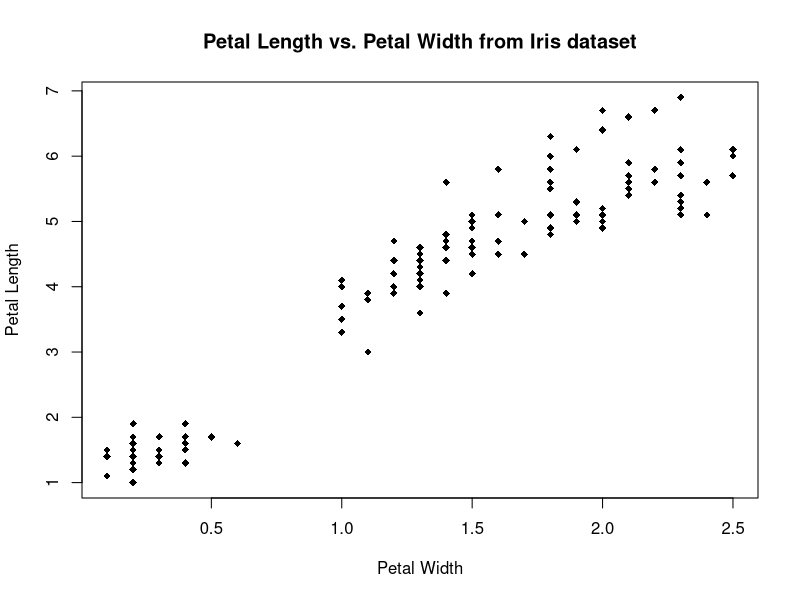
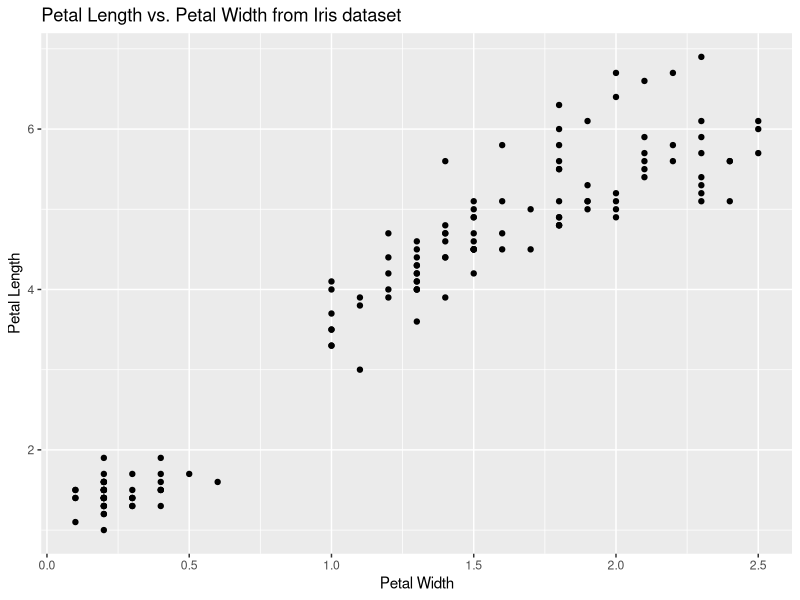
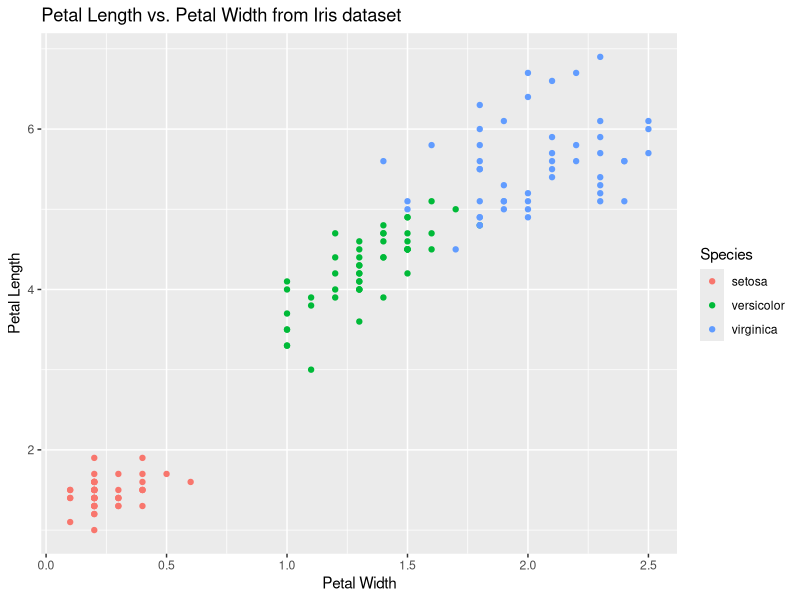
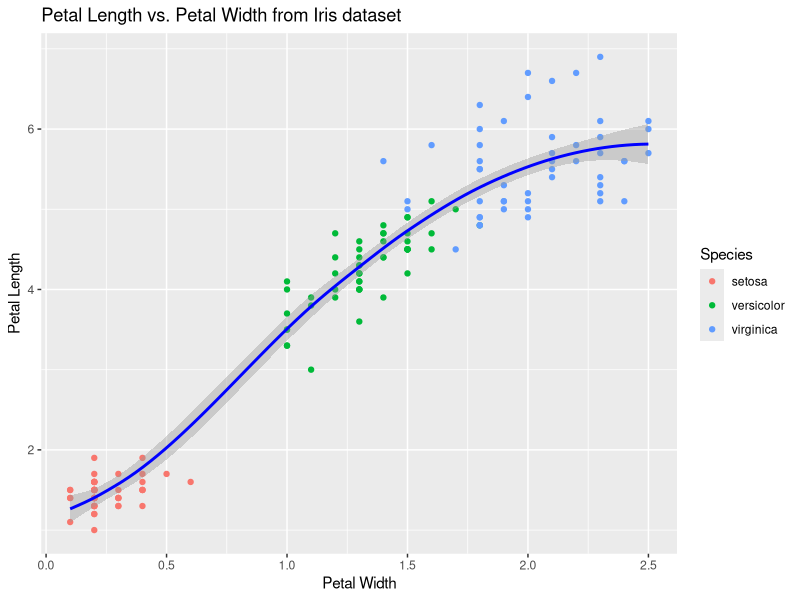
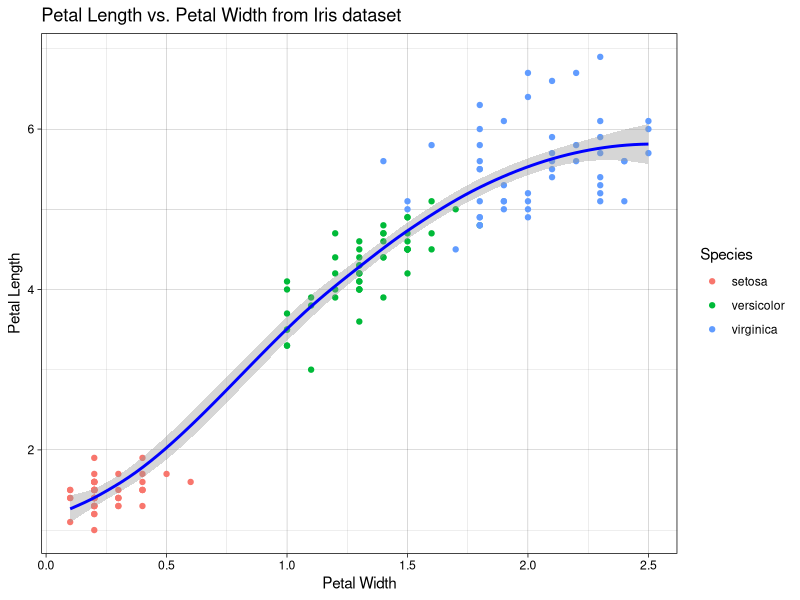
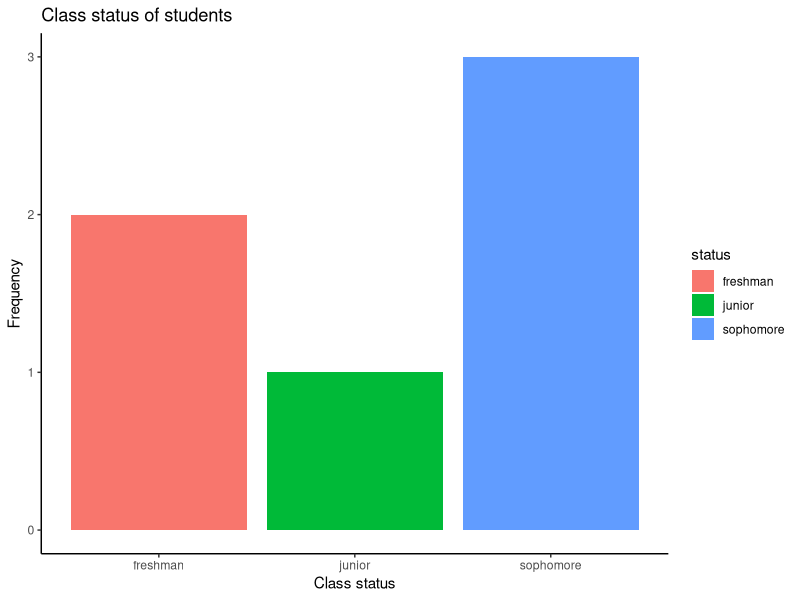
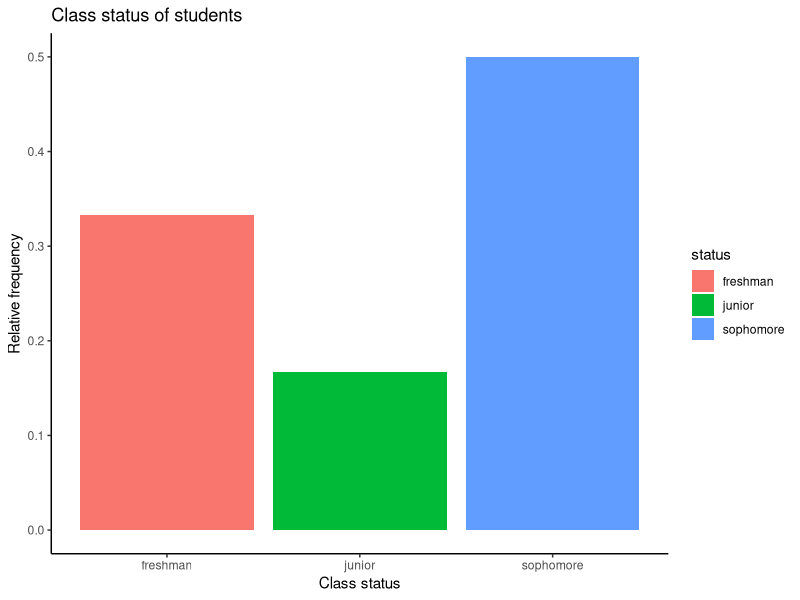
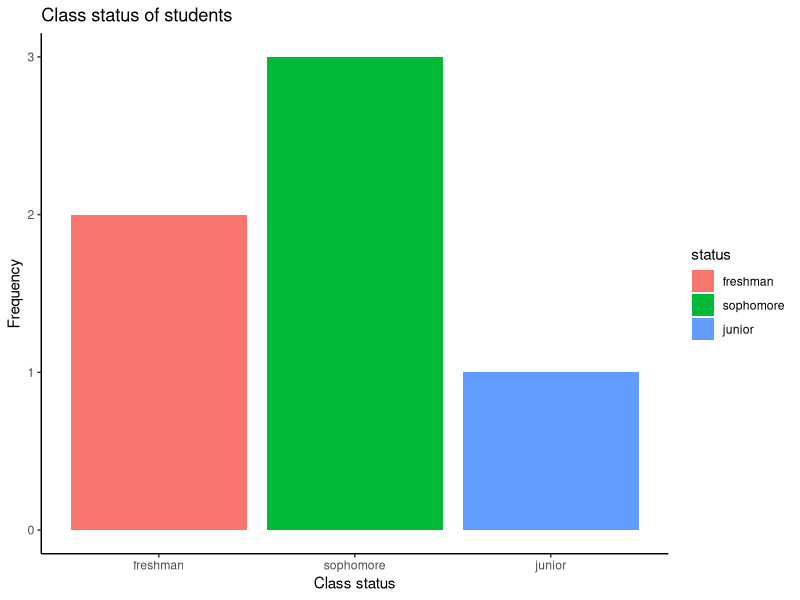

Recreate these plots in R, in order.
##########################################################################
## Generating plots in R using ggplot
##########################################################################

##########################################################################
## a data.frame is a table (like a matrix) where columns
## can be accessed by name (like a list) and where
## columns can be of different types. Data.frames are the standard 
## storage object for use in data analysis
##########################################################################

# the iris dataset (one of many built-in datasets in R) gives an 
# example of a data.frame
View(iris)
head(iris)

# Since a data.frame is stored like a list, where each column is an element
# of the list,we have three ways of accessing a column:
iris$Species
iris[['Species']]
iris[[5]]

###########################################################
# ggplot provides a powerful framework for generating
# complex graphics, based on a philosophy/language of 
# visualization that separates the data, the aesthetics,
# and the plotting layer
###########################################################

# First, we will look at a simple scatterplot using the 
# 'base' plot function in R
plot(iris$Petal.Width, iris$Petal.Length, pch = 18, 
     xlab = "Petal Width", ylab = "Petal Length",
     main = "Petal Length vs. Petal Width from Iris dataset")

# Now generate similar scatterplots using ggplot
library(ggplot2)

####################################################################
# ggplot examples -- we will generally use this format
# ggplot(data, aes(x,y)) + layer(aes(...)) + labels + ...
#    data - the data.frame containing data to plot
#    aes - an aesthetic mapping, specifying the x- and y-values
#             to plot, and optionally the coloring to use. 
#             If specified in ggplot(), mapping applies to all layers
#    layer - the type of plot, e.g., geom_point() for a scatterplot, 
#             geom_bar() for a bar plot, etc
#    labels - ggtitle(), labs(x = "x label", y = "ylabel")
####################################################################


########################################################################
# A scotterplot plots (x,y) pairs of numerical values
# scatterplot: ggplot(data, aes(x,y)) + geom_point(aes(color = color))
########################################################################
ggplot(iris, aes(x=Petal.Width, y = Petal.Length)) +
      geom_point() + 
      ggtitle("Petal Length vs. Petal Width from Iris dataset") +
      labs(x = "Petal Width", y = "Petal Length")

# we can color the points by specifying the color (or colour) aesthetic
# we can also store the plot in an object and plot later using the
# print function
g = ggplot(iris, aes(x=Petal.Width, y=Petal.Length)) +
  geom_point(aes(color = Species)) +
  ggtitle("Petal Length vs. Petal Width from Iris dataset") +
  labs(x = "Petal Width", y = "Petal Length")
print(g)

# alternative plots with added components
g + geom_smooth(color = "blue")
g + geom_smooth(color = "blue") + theme_linedraw()



########################################################################
# In a bar graph, the height of a bar corresponds to the frequency
# (number of times) or proportion (relative frequency) for which a 
# categorical value is observed in the data
# barchart: ggplot(data, aes(x)) + geom_bar(aes(fill, weight))
########################################################################

status <- c("freshman", "freshman", "sophomore", "sophomore", "junior", "sophomore")

d.status <- data.frame(status = status) # need to create data.frame
ggplot(d.status, aes(x=status)) + geom_bar(aes(fill = status)) +
  ggtitle("Class status of students") +
  labs(x = "Class status", y = "Frequency") + theme_classic()


# set weight = 1 / n, where n = the number of observations, to plot relative
# frequencies
ggplot(d.status, aes(x=status)) + geom_bar(aes(fill = status, weight = 1/length(status))) +
  ggtitle("Class status of students") +
  labs(x = "Class status", y = "Relative frequency") + theme_classic()

##################################################################
# Construct a Pareto chart to show bars from tallest to shortest
##################################################################

# the class status data is stored as a 'factor', which is a categorical value. 
# By default, these levels are ordered alphabetically
d.status$status
levels(d.status$status)

# let's change the order
status <- factor(status, levels = c("freshman", "sophomore", "junior", "senior"))

d.status <- data.frame(status)
ggplot(d.status, aes(x=status)) + geom_bar(aes(fill = status)) +
  ggtitle("Class status of students") +
  labs(x = "Class status", y = "Frequency") + theme_classic()

# change the order for a Pareto chart (bars will be ordered from highest (most frequent)
# to lowest (least frequent)
counts <- table(status)
sorted.counts <- sort(counts, decreasing = TRUE)
status <- factor(status, levels = names(sorted.counts))
d.status <- data.frame(status)
ggplot(d.status, aes(x=status)) + geom_bar(aes(fill = status)) +
  ggtitle("Class status of students") +
  labs(x = "Class status", y = "Frequency") + theme_classic()


#################################################
# frequency table and relative frequency tables #
# when there are NO missing values
#################################################
table(status) # frequency table
table(status) / length(status) #relative frequency (proportions) 


###########################################################################
# a boxplot generates a box that summarizes a numerical value based on its
# association with a categorical variable. The box contains the middle 
# 50% of the data
# boxplot: ggplot(data, aes(x,y,fill)) + geom_boxplot(aes(color = color))
###########################################################################

ggplot(iris, aes(Species, Petal.Length, fill = Species)) + geom_boxplot() +
  ggtitle("Petal Length for Different Species in the Iris Dataset") +
  theme_classic() + theme(legend.position = "none")

ggplot(iris, aes(Species, Petal.Length, fill = Species)) + geom_boxplot() +
  ggtitle("Petal Length for Different Species in the Iris Dataset") +
  theme_classic() + theme(legend.position = "none")

